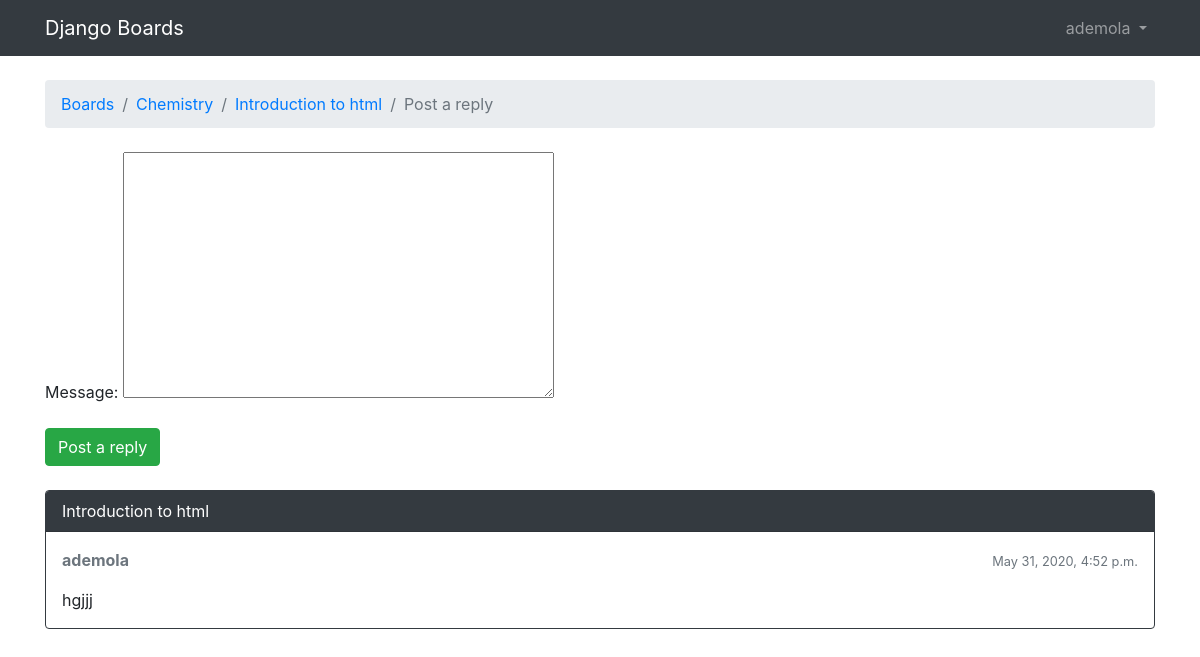
The page /boards/1/topics/9/reply (signed in) on the database as committed earlier.
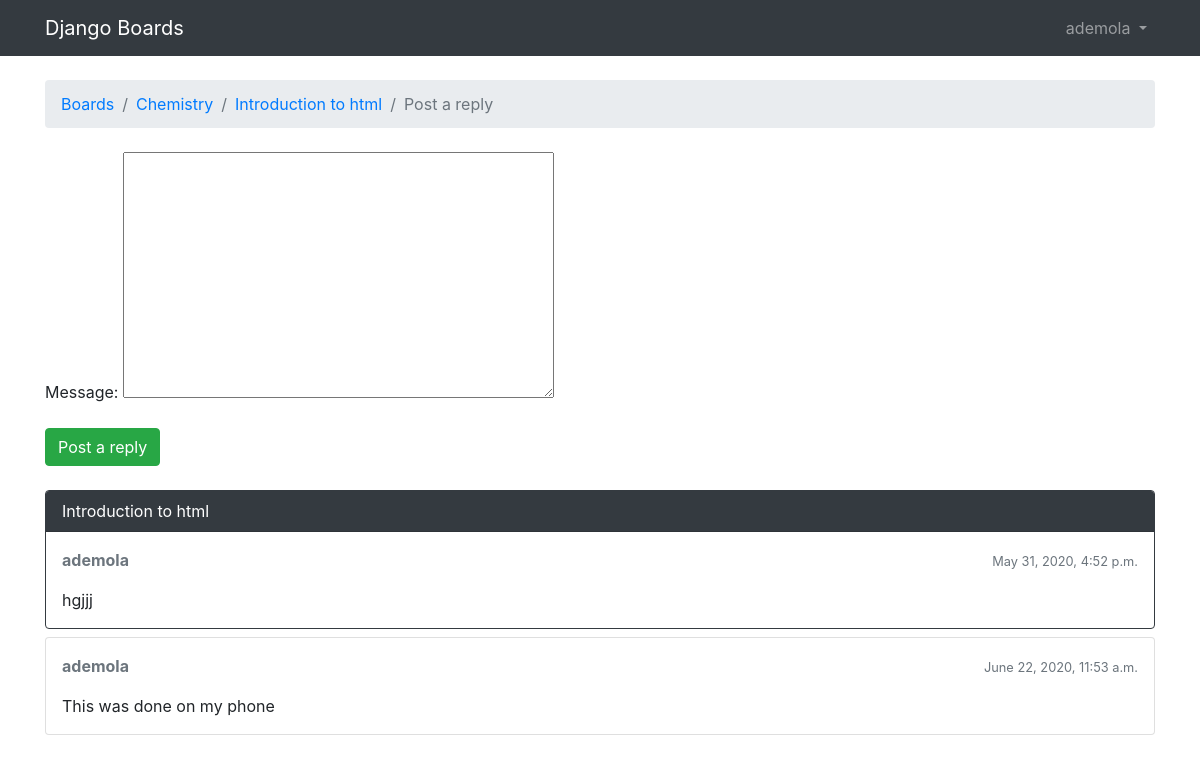
The same page on the database as committed later.
### boards/models.py (models this page shows, shortened)
class Topic(models.Model):
    subject = models.CharField(max_length=255)
    last_updated = models.DateTimeField(auto_now_add=True)
    boards = models.ForeignKey(Board,on_delete=models.CASCADE,null=True, related_name="topics")
    starter = models.ForeignKey(User,on_delete=models.CASCADE,null=True, related_name = "topics")
    views = models.PositiveIntegerField(default=0)

class Post(models.Model):
    message = models.TextField(max_length=4000)
    topic = models.ForeignKey(Topic,on_delete=models.CASCADE,null=True, related_name="posts")
    created_at = models.DateTimeField(auto_now_add=True)
    update_at = models.DateTimeField(null= True)
    created_by = models.ForeignKey(User,on_delete=models.CASCADE,null= True,related_name = "posts")
    updated_by = models.ForeignKey(User,on_delete=models.CASCADE,null=True,related_name = "+")

class Board(models.Model):
    name = models.CharField(max_length=30, unique=True)
    description = models.CharField(max_length=100)

### boards/views.py (the view)
@login_required
def reply_topic(request, pk, topic_pk):
    topic = get_object_or_404(Topic, boards__pk=pk, pk=topic_pk)
    if request.method == 'POST':
        form = Postform(request.POST)
        if form.is_valid():
            post = form.save(commit=False)
            post.topic = topic
            post.created_by = request.user
            post.save()
            return redirect('topic_posts', pk=pk, topic_pk=topic_pk)
    else:
        form = Postform()
    return render(request, 'boards/reply_post.html', {'topic': topic, 'form': form})

### boards/Forms.py
class Postform(forms.ModelForm):
    class Meta:
        model = Post
        fields = ("message",)

### boards/Templates/boards/reply_post.html (shortened to what this page needs)
{% extends 'boards/Base.html' %}
{% load static %}
{% block breadcrumb %}
  <li class="breadcrumb-item"><a href="{% url 'home' %}">Boards</a></li>
  <li class="breadcrumb-item"><a href="{% url 'board_topics' topic.boards.pk %}">{{ topic.boards.name }}</a></li>
  <li class="breadcrumb-item"><a href="{% url 'topic_posts' topic.boards.pk topic.pk %}">{{ topic.subject }}</a></li>
  <li class="breadcrumb-item active">Post a reply</li>
{% endblock %}
{% block content %}
  <form method="post" class="mb-4">
    {{ form.as_p}}
    <button type="submit" class="btn btn-success">Post a reply</button>
  </form>
  {% for post in topic.posts.all %}
    <div class="card mb-2
        {% if forloop.first %}border-dark {% endif %}">
        {% if forloop.first %}
        <div class="card-header text-white bg-dark py-2 px-3">{{ topic.subject }}</div>
        {% endif %}
      <div class="card-body p-3">
        <div class="row mb-3">
          <div class="col-6">
            <strong class="text-muted">{{ post.created_by.username }}</strong>
          </div>
          <div class="col-6 text-right">
            <small class="text-muted">{{ post.created_at }}</small>
          </div>
        </div>
        {{ post.message }}
      </div>
    </div>
  {% endfor %}
{% endblock %}

Rows that differ between the two databases and show on the page:
added Post: created_by.username "ademola", created_at "June 22, 2020, 11:53 a.m.", message "This was done on my phone"
